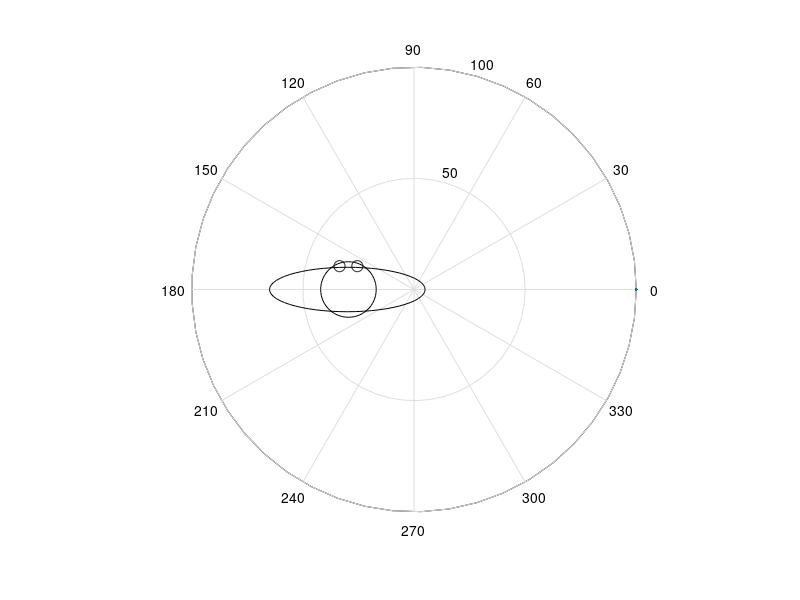

MATLAB code to generate this figure: (Note: this script raises an error after producing the figure.)
function [Z] = cn540_striatum_model(varargin)

% Grosse-Wentrup, M., & Contreras-Vidal, J. L. (2007).
% The role of the striatum in adaptation learning: a computational model.
% Biological Cybernetics, 96(4), 377-388.

% Notes:
% Training the model takes awhile as I made no attempt to optimize
% training.  If you want to skip training after the first time, the script
% will output the weight matrix, which you can then save and load into the
% model via the call cn540_striatum_model(Z);  You can also input your own
% targets via the next argument

%% Variables
% x(1) - position of shoulder (always the origin [0; 0])
% x(2) - position of elbow
% x(3) - position of wrist
% x(4) - end effector position
% target - target position
% theta(1) - shoulder angle
% theta(2) - elbow angle
% theta(3) - wrist angle
% d - distance from the end effector to target (the direction vector magnitude)
% d_init - initial distance from effector to target
% angle_d - angle from the end effector to target (in radians)
% C - input layer cell activity
% R - agonist/antagonist muscle group activations corresponding to
% theta(1), theta(2), theta(3) i.e R(1) = agonist muscle activation, R(2) =
% antagonist muscle activation
% eps - step size

%%

%Setup Figure properties
close all;
figure; polar(0,100);
rectangle('Curvature', [1 1], 'Position', [-65 -10 70 20])
rectangle('Curvature', [1 1], 'Position', [-42 -12.5 25 25])
rectangle('Curvature', [1 1], 'Position', [-36 8 5 5])
rectangle('Curvature', [1 1], 'Position', [-28 8 5 5])
set(gca, 'NextPlot', 'replacechildren');
set(gcf,'doublebuffer','on');
set(0, ...
    'DefaultAxesBox'           , 'off'      ,   ...
    'DefaultAxesTickDir'       , 'out'      ,   ...
    'DefaultAxesTickLength'    , [.02 .02]  ,   ...
    'DefaultAxesXColor'        , [.3 .3 .3] ,   ...
    'DefaultAxesYColor'        , [.3 .3 .3] ,   ...
    'DefaultAxesLineWidth'     , 0.7        ,   ...
    'DefaultAxesFontSize'      , 14         ,   ...
    'DefaultTextFontSize'      , 16         ,   ...
    'DefaultLineLineWidth'     , 4          ,   ...
    'DefaultFigureColor'       , 'white'    ,   ...
    'DefaultFigureNumberTitle' , 'on'             );

%Miscellaneous setup
numTrials = 20;
X = zeros(10290,6);
x_eff_pos = zeros(numTrials,101,2);

eps = 0.05;

%% Train the model (Babbling Phase)

if isempty(varargin)
    [Z] = train_model;
    targets = [-20, 60;...
                20, 60;...
               -20, 20;...
                20, 20 ];
elseif nargin < 2
    Z = varargin{1};
    targets = [-20, 60;...
                20, 60;...
               -20, 20;...
                20, 20 ];
else
    Z = varargin{1};
    targets = varargin{2};
    
end
figure(1);
numTargets = size(targets,1);

%% Test model
for k = 1:numTrials,
    
    %Specify target
    target = targets(mod(k,numTargets)+1, :);
    
    %Turn off the babbling phase generator flag
    ERG = 0;
    
    %Specify initial joint angles
    theta = [pi/8; pi/2; pi/3];
    
    %Given joint angles, find the position of the joints in Cartesian space
    x = update_pos(theta);
    
    %Plot the arm in its current configuration and target
    plot_pos(x, targets);
    pause(.05);
    
    % Calculate the inital magnitude and angle of direction vector, transforming
    % from Cartesian to spherical coordinates,
    d_init = sqrt( (target(1) - x(4,1))^2 + (target(2) - x(4,2))^2);
    d = d_init;
    angle_d = atan2(target(2) - x(4,2) , target(1) - x(4,1));
    display(['d: ', num2str(d)]);
    ind = 1;
    
    for t = 0:eps:5
        display(['trial time: ', num2str(t)]);
        
        %Caclulate the activity of the cells encoding joint and direction
        %vector based on the current direction vector angle and joint angles
        [C] = input_layer(angle_d, theta, ERG, t);
        
        %Update weights based on the firing of the input layer and return
        [Z, R] = update_weights(Z, ERG, C, X);
        
        %update the position of the joints based on new muscle activations R
        theta = theta + eps * delta(d_init, d) * diff(reshape(R, 2,3))';
        
        %update the new arm position based on the new joint angles
        x = update_pos(theta);
        
        %plot the arm in its current configuration and target
        plot_pos(x, targets);
        
        %update distance vector
        d = sqrt( (target(1) - x(4,1))^2 + (target(2) - x(4,2))^2);
        angle_d = atan2(target(2) - x(4,2) , target(1) - x(4,1));
        display(['d: ', num2str(d)]);
        
        %store the end effector position for later plotting
        x_eff_pos(k, ind,:) = x(4,:);
        ind = ind + 1;
        
        if d < 1
            break;
        end
        
    end
    
end

%plot path of end effector
figure; polar(0,100); hold all;
plot(x_eff_pos(:, :, 1), x_eff_pos(:, :,2), 'r.', 'MarkerSize', 20);
plot(targets(:,1), targets(:,2), 'bo', 'MarkerSize', 20);
title('Path of Reaches');

end


function [out] = delta(d_init, d)

% scaling function ensuring approximately bellshaped velocity curves
% characteristic of reaching movements

%Constants
alpha = 0.9;
beta = 0.002;
gamma = 0.1;

%Ratio of distance from target compared to initial distance from target
dist_ratio = d/d_init;

display(['dist_ratio: ', num2str(dist_ratio)]);

if 0 <= (dist_ratio) && (dist_ratio) <= .5
    out = ((alpha * (2 * dist_ratio - 2)^4) / (beta + (2 * dist_ratio - 2)^4)) + gamma;
elseif dist_ratio <= 1
    out = ((alpha * (2 * dist_ratio)^4) / (beta + (2 * dist_ratio)^4)) + gamma;
else
    out = ((alpha * (2 * dist_ratio)^4) / (beta + (2 * dist_ratio)^4)) + gamma;
    %error('distance ratio out of bounds');
end

end

function [x] = update_pos(theta)
%% Based on the joint angles, figure out the arm position

l1 = 28; % link one length
l2 = 28; % link two length
l3 = 16; % link three length

%% Enforce Constraints on Joint Angle

if theta(1) < (-pi/2)
    theta(1) = (-pi/2)+.1;
elseif theta(1) > pi
    theta(1) = pi - .1;
end

if theta(2) < 0
    theta(2) = .1;
elseif theta(2) > pi
    theta(2) = pi - .1;
end

if theta(3) < (-pi/2)
    theta(3) = (-pi/2) + .1;
elseif theta(3) > (pi/2)
    theta(3) = (pi/2) - .1;
end

%% Update Position
x2 = [l1 * cos(theta(1)); ...
    l1 * sin(theta(1))];
x3 = x2 + [l2*cos(theta(1) + theta(2)); ...
    l2*sin(theta(1) + theta(2))];
x_eff = x3 + [l3*sin((pi/2) - sum(theta)); ...
    l3*cos((pi/2) - sum(theta))];


x = [zeros(2,1), x2, x3, x_eff]';


end

function [C] = input_layer(angle_d, theta, ERG, t)

% Divide the possible direction vector angle space into 30 angular regions
d_maxpref_angles = (-pi+(pi/60):2*pi/30:pi)';

% Divide the possible joint configuration angles into 7 angular regions
joint_maxpref_angles(1,:) = (((-pi/2)+(3*pi/14)):((3*pi/2)/7):pi)';
joint_maxpref_angles(2,:) = (pi/14:pi/7:pi)';
joint_maxpref_angles(3,:) = ((-pi/2)+(pi/14):pi/7:(pi/2))';

% Find all possible combinations of joint and direction vector
% configurations.  This corresponds to 10,290 cells, each of which fire
% maximally when corresponding to one of these configurations of direction
% vector and joint angles
[B{1:4}] = ndgrid(d_maxpref_angles, joint_maxpref_angles(1,:), joint_maxpref_angles(2,:), joint_maxpref_angles(3,:));
maxpref = reshape(cat(4+1,B{:}),[],4) ;

% Calculate input layer activity
C = 4 - (1/pi) * (abs(angle_d - maxpref(:,1)) + ...
    sum(abs(repmat(theta, [1 length(maxpref)])' ...
    - maxpref(:,2:4)),2)); % cell population

% Take only the 7 most active cells, set the rest to zero (for
% computational speed) in the first 50% of trials, else take only the 3
% most active
[temp, top7_ind]=sort(C, 'descend');

if (ERG == 1) && (t < 20000)
    C(~ismember(1:10290, top7_ind(1:7))) = 0;
else
    C(~ismember(1:10290, top7_ind(1:3))) = 0;
end

% Normalize to the most active cell, making sure that there is no division
% by zero
if max(C) ~= 0,
    C = C/max(C);
else
    C = zeros(10290,1);
end

end

function [Z] = train_model()

%Initialize weights at 0
Z = zeros(10290,6);

% Set step size
eps = 0.05;
% Turn on random generator for babbling
ERG = 1;

% Plot weights and cell inputs.  Comment out for faster training
% figure;
% imagesc(Z');
% subplot(212); colorbar; shading interp; colormap(summer); grid off; caxis([0 1]);
% set(gca, 'NextPlot', 'replacechildren');
% set(gcf,'doublebuffer','on');
% figure(2);

% Begin Training
for t = 0:40000
    if mod(t,10) == 0,
        %generate new joint configuration every 10 trials
        theta = rand(3,1); %generate random numbers between [0 1]
        theta(1) = (theta(1) - .5)*2*(pi); %map to between [-pi pi]
        theta(2) = theta(2) * pi; % map to between [0 pi]
        theta(3) = (theta(3) - .5)*pi; %map to between [-pi/2 pi/2]
        
        %Find position of arm based on new joint configuration
        x = update_pos(theta);
        display(['Training Trial: ',num2str(t)]);
    end
    
    % Randomly set one of the antagonist/agonist pairs to active
    
    R = rand(1,6);
    
    if rand(1) < .5
        R(1) = 0;
    else
        R(2) = 0;
    end
    if rand(1) < .5
        R(3) = 0;
    else
        R(4) = 0;
    end
    if rand(1) < .5
        R(5) = 0;
    else
        R(6) = 0;
    end
    for j = 1:.5:5
        % Update joint and arm position based on random arm movement
        old_theta = theta;
        theta = theta + eps * diff(reshape(R, 2,3))';
        old_x_eff = x(4,:);
        x = update_pos(theta);
        
        % The new direction vector points from the old x_eff position to the new
        % x_eff position
        
        % Find angle of direction vector
        angle_d = atan2(x(4,2) - old_x_eff(2), x(4,1) - old_x_eff(1));
        
        % Compute input layer firing based on the new direction vector angle
        % and old joint angles
        [C] = input_layer(angle_d, old_theta, ERG, t);
        
        %     old_Z = Z;
        
        % Update weights based on input layer cell firing
        [Z] = update_weights(Z, ERG, C, R);
        %     display(['weight change statistic:', num2str(sqrt(sum((Z - old_Z).^2)/10290))]);
        %     display(num2str(max(Z)));
    end
    %         Animated Weight matrix and inputs.  Comment out for faster training.
    %         clf;
    %         subplot(212)
    %         imagesc(Z'); colorbar; grid off; box off; shading interp;
    %         xlim([0 10291]);
    %         caxis([0 1]);
    %         title('Weight Matrix');
    %         subplot(211);
    %
    %         bar(1:10290,C);
    %         title('Cell Inputs');
    %         text(2677,.5, ['Training Trial: ', num2str(t)]);
    %         grid off; box off;
    %         ylim([0 1]);
    %         xlim([0 10291]);
    %         pause(.02);
end


end

function [Z, R] = update_weights(Z, ERG, C, X)

% Set constant for agonist/antagonist weight update
eta = 0.4;
% Step Size
dt = .05;

% If we are not training the model, the muscle activations are the inner
% product of the weights and the input layer activities
if ERG ~= 1
    R = C'*Z;
else
    R = X;
end

% display('C: ');
% display(num2str(C(C>0)'));
% display('R: ');
% display(num2str(R));
% display('inner product: ');
% display(num2str(C'*Z));

% Outstar learning weight update
Z = Z + dt*eta*(repmat(C,1,length(R)).*(repmat(R,length(C),1)-Z));

end

function plot_pos(x, targets)
% Plots the position of the arm and the target

clf;
polar(0,100);
hold on;
rectangle('Curvature', [1 1], 'Position', [-65 -10 70 20])
rectangle('Curvature', [1 1], 'Position', [-42 -12.5 25 25])
rectangle('Curvature', [1 1], 'Position', [-36 8 5 5])
rectangle('Curvature', [1 1], 'Position', [-28 8 5 5])

line(x(:,1), x(:,2));
p1 = plot(x(4,1), x(4,2), 'ro', 'MarkerSize', 20);
p2 = plot(targets(:,1), targets(:,2), 'bo', 'MarkerSize', 20);
legend([p1 p2], {'Hand', 'Targets'})
pause(.05);
end